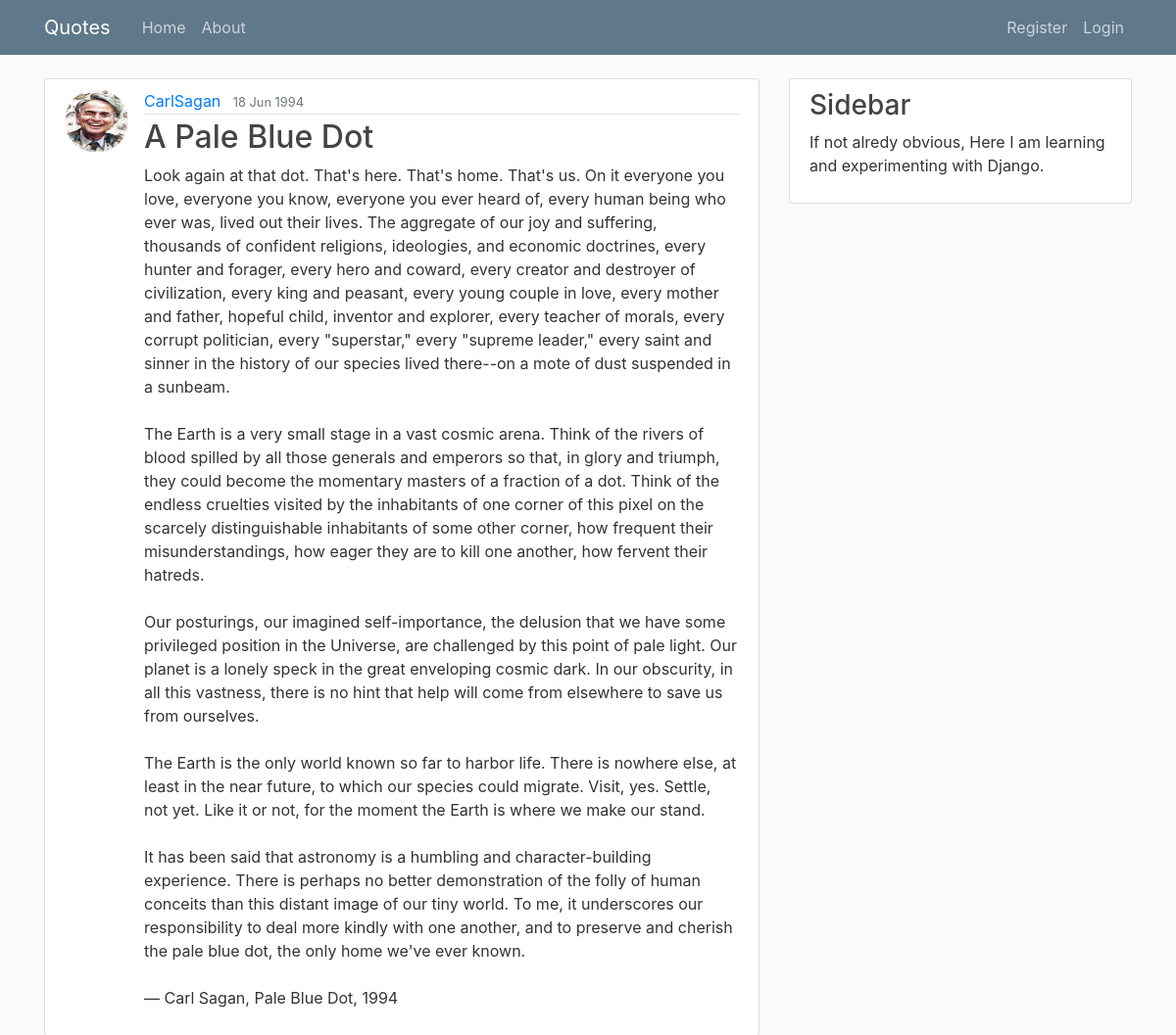
The page /post/33/ on the database its author committed.
### blog/models.py (models this page shows, shortened)
class Post(models.Model):
    title = models.CharField(max_length=100)
    content = models.TextField()
    date_posted = models.DateTimeField(default=timezone.now)
    author = models.ForeignKey(User, on_delete=models.CASCADE) #when user is deleted, also delete posts! change this!

### users/models.py (models this page shows, shortened)
class Profile(models.Model):
    user = models.OneToOneField(User, on_delete=models.CASCADE)
    image = models.ImageField(default='default.jpg',upload_to='profile_pics')

### blog/views.py (the view)
# urls.py: path('post/<int:pk>/',PostDetailView.as_view(),name='post-detail'),
class PostDetailView(DetailView):
    model = Post

### blog/templates/blog/post_detail.html (shortened to what this page needs)
{% extends "blog/base.html" %}
{% block content %}
    <article class="media content-section">
      <img class="rounded-circle article-img"src="{{ object.author.profile.image.url }}" alt="Profile Image of {{object.author}}">
        <div class="media-body">
          <div class="article-metadata">
            <a class="mr-2" href="{% url 'user-posts' object.author.username %}">{{ object.author }}</a>
            <small class="text-muted">{{ object.date_posted|date:"d M Y"}}</small>
        </div>
          <h2 class="article-title">{{ object.title }}</h2>
          <p class="article-content">{{ object.content }}</p>
        </div>
      </article>
{% endblock content%}

### blog/static/blog/main.css (style rules this page uses)
body { background: #fafafa; color: #333333; margin-top: 5rem; }
h1, h2, h3, h4, h5, h6 { color: #444444; }
.content-section { background: #ffffff; padding: 10px 20px; border: 1px solid #dddddd; border-radius: 3px; margin-bottom: 20px; }
.article-title { color: #444444; }
.article-content { white-space: pre-line; }
.article-img { height: 65px; width: 65px; margin-right: 16px; }
.article-metadata { padding-bottom: 1px; margin-bottom: 4px; border-bottom: 1px solid #e3e3e3 }

### rows shown on the page
Post: author.profile.image (picture), author "CarlSagan", date_posted "18 Jun 1994", title "A Pale Blue Dot", content "Look again at that dot. That's here. That's home. That's us. On it everyone you love, everyone you know, everyone you ever heard of, every human being who ever was, lived out their lives. The aggregate of our joy and suffering, thousands of confident religions, ideologies, and economic doctrines, every hunter and forager, every hero and coward, every creator and destroyer of civilization, every king and peasant, every young couple in love, every mother and father, hopeful child, inventor and explorer, every teacher of morals, every corrupt politician, every \"superstar,\" every \"supreme leader,\" every saint and sinner in the history of our species lived there--on a mote of dust suspended in a…"
